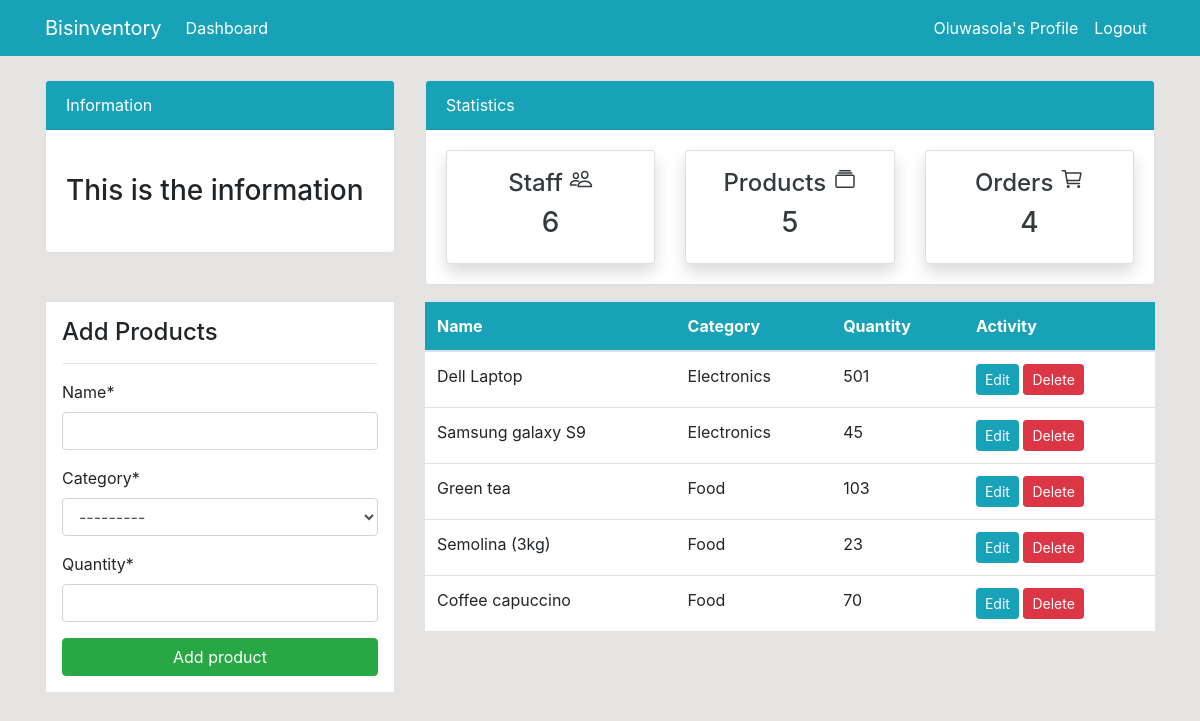
/product/ (signed in), run on the app's committed database.
### dashboard/models.py (models this page shows, shortened)
class Product(models.Model):
    name=models.CharField(max_length=100,null=True)
    category=models.CharField(max_length=20,choices=CATEGORY,null=True)
    quantity=models.PositiveBigIntegerField(null=True)
    class Meta:
        verbose_name_plural='Product'

### dashboard/views.py (the view)
# urls.py: path('product/', views.product,name='dashboard-product'),
@login_required
def product(request):
    staff_count=User.objects.all().count()
    order_count=Order.objects.all().count()
    product_count=Product.objects.all().count()
    if request.method =='POST':
        form=ProductForm(request.POST)
        if form.is_valid():
            form.save()
            product_name=form.cleaned_data.get('name')
            messages.success(request,f'{product_name} has been added')
            return redirect ('dashboard-product')
    else:
        form=ProductForm()
    items=Product.objects.all() # using ORM
    context={'items':items,
    'form':form,
     'staff_count':staff_count,
        'order_count':order_count,
        'product_count':product_count,
    }
    return render(request, 'dasboard/product.html',context)

### dashboard/forms.py
class ProductForm(forms.ModelForm):
    class Meta:
        model=Product
        fields=['name','category','quantity']

### templates/dasboard/product.html (shortened to what this page needs)
{% extends 'partials/base.html' %}
{% block content %}
  {% include 'partials/topnav.html' %}
  <div class="container">
    <div class="row my-3">
      <div class="col-md-4">
        <div class="border p-3 bg-white">
          <h4>Add Products</h4>
          <hr />
          <form method="POST">
            {% load crispy_forms_tags %}
            {{ form|crispy }}
            <input class="btn btn-success btn-block" type="submit" value="Add product" />
          </form>
        </div>
      </div>
      <div class="col-md-8">
        <table class="table bg-white">
          <thead class="bg-info text-white">
            <tr>
              <th scope="col">Name</th>
              <th scope="col">Category</th>
              <th scope="col">Quantity</th>
              <th scope="col">Activity</th>
            </tr>
          </thead>
          <tbody>
            {% for item in items %}
              <tr>
                <td>{{ item.name }}</td>
                <td>{{ item.category }}</td>
                <td>{{ item.quantity }}</td>
                <td>
                  <a class="btn btn-info btn-sm" href="{% url 'dashboard-product-update' item.id %}">Edit</a>
                  <a class="btn btn-danger btn-sm" href="{% url 'dashboard-product-delete' item.id %}">Delete</a>
                </td>
              </tr>
            {% endfor %}
          </tbody>
        </table>
      </div>
    </div>
  </div>
{% endblock %}

### templates/partials/nav.html (shortened to what this page needs)
<nav class="navbar navbar-expand-lg navbar-light bg-info">
  {% if user.is_authenticated %}
  <div class="container">
    <a class="navbar-brand text-white" href="{% url 'dashboard-index' %}"
      >Bisinventory</a
    >
    <div class="collapse navbar-collapse" id="navbarSupportedContent">
      <ul class="navbar-nav mr-auto">
        <li class="nav-item active">
          <a class="nav-link text-white" href="{% url 'dashboard-index' %}"
            >Dashboard <span class="sr-only">(current)</span></a
          >
        </li>
      </ul>
      <ul class="navbar-nav ml-auto">
        <li class="nav-item active">
          <a class="nav-link text-white" href="{% url 'user-profile' %}"
            >{{user.username}}'s Profile<span class="sr-only">(current)</span></a
          >
        </li>
        <li class="nav-item">
          <a class="nav-link text-white" href="{% url 'user-logout'%}"
            >Logout</a
          >
        </li>
      </ul>
  {% endif%}
</nav>

### static/style.css (style rules this page uses)
body { background-color: rgb(230, 227, 227); }

### data on the page
Product: name "Dell Laptop", category "Electronics", quantity "501"
Product: name "Samsung galaxy S9", category "Electronics", quantity "45"
Product: name "Green tea", category "Food", quantity "103"
Product: name "Semolina (3kg)", category "Food", quantity "23"
Product: name "Coffee capuccino", category "Food", quantity "70"

### other printed values
{{ user.username }} "Oluwasola"
{{ staff_count }} "6"
{{ product_count }} "5"
{{ order_count }} "4"
